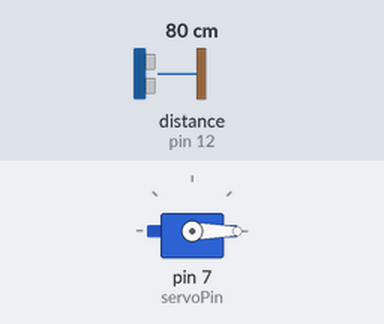
A sketch run on a simulated Arduino Uno, built with avr-gcc and run on an emulated ATmega328P. Shown: servo. Wiring (inferred from the names in the program): ultrasonic range finder: trigger pin 12; echo pin 12. The test bench sets the inputs (shaded band); at power-on: distance to the obstacle (sensor on pin 12) 80 cm. The echo pulse lasts 58.3 µs per cm.

Above: at 1.8 s.
1.9 s: distance to the obstacle (sensor on pin 12) set to 96 cm
3.4 s: distance to the obstacle (sensor on pin 12) set to 102 cm
At 4.7 s:
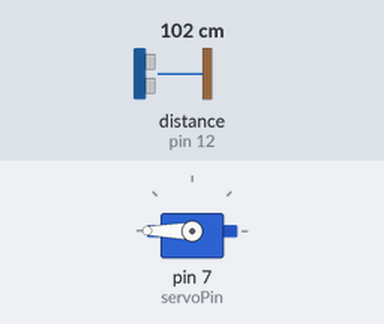
5.5 s: distance to the obstacle (sensor on pin 12) set to 2 cm
At 6.5 s:
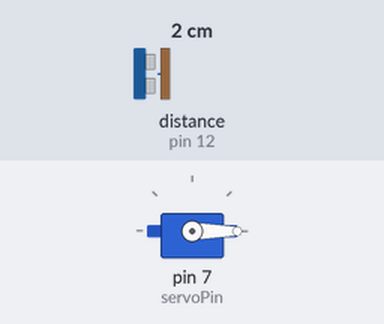
7.5 s: distance to the obstacle (sensor on pin 12) set to 120 cm
At 8.3 s:
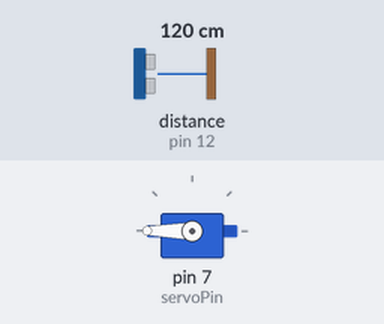
Timing chart, 0 to 10.5 s (numbered marks = the images above; inputs shaded):
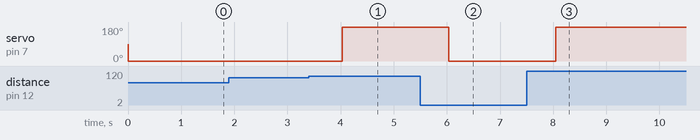

Measured:
- the behaviour switches between 99 and 100 cm on distance to the obstacle (sensor on pin 12) (found by bisection; images 0 and 1)
- after the input at 1.9 s, every drawn part: stays the same
- after the input at 3.4 s, servo on pin 7 (servoPin): 0° → 180° after 0.63 s
- after the input at 5.5 s, servo on pin 7 (servoPin): 180° → 0° after 0.54 s
- after the input at 7.5 s, servo on pin 7 (servoPin): 0° → 180° after 0.55 s

The sketch:

servo_plus_ultrasonic.ino
```cpp
#include <Servo.h>
Servo servo;

const int sensorPin = 12;
const int servoPin = 7;

long getDistance()
{
  pinMode(sensorPin, OUTPUT);
  digitalWrite(sensorPin, LOW);
  delayMicroseconds(2);
  digitalWrite(sensorPin, HIGH);
  delayMicroseconds(10);
  digitalWrite(sensorPin, LOW);

  pinMode(sensorPin, INPUT);
  long dur = pulseIn(sensorPin, HIGH);
  long cm = dur / 29 / 2;
  return cm;
}

void setup()
{
  pinMode(servoPin, OUTPUT);
  servo.attach(servoPin);
}

void loop()
{
  long distance = getDistance();
  int degrees = 90;
  if (distance < 100)
  {
    degrees = 0;
  }
  else if (distance >= 100 && distance <= 300)
  {
    degrees = 180;
  }
  else
  {
    degrees = 90;
  }
  servo.write(degrees);
  delay(1000);
}
```
